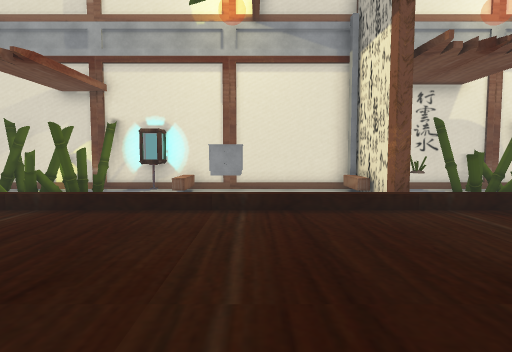
View 1 (above)

16 first-person views from a walk through a Unity game level. The camera is 1.4 m above the floor, tilts 4° down and sees 75° across. Doors are open. The floor is counted in squares, 1 m on a side. Each view is taken from the middle of a square. On the plan, view 1 faces up. The plan holds only what a view shows up to about 15 squares ahead; the rest is blank. The place goes on beyond the plan. The player character is not drawn. Some animated figures are left out.

View 2
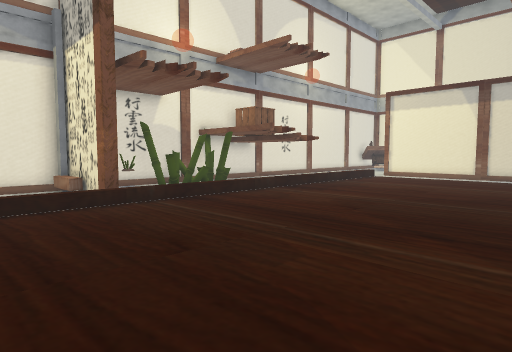

View 3
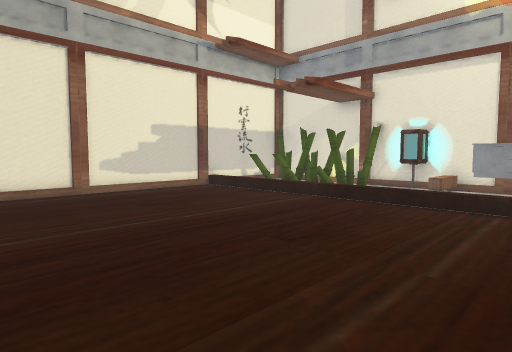

View 4
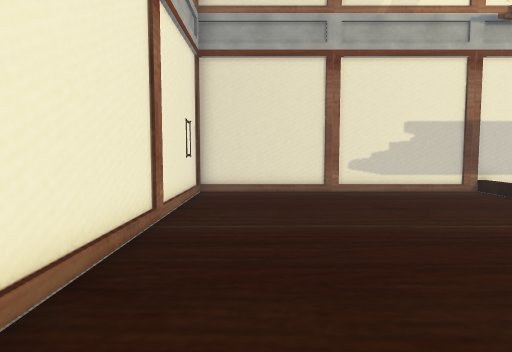

View 5
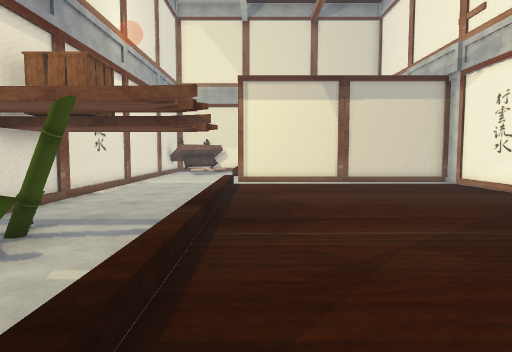

View 6
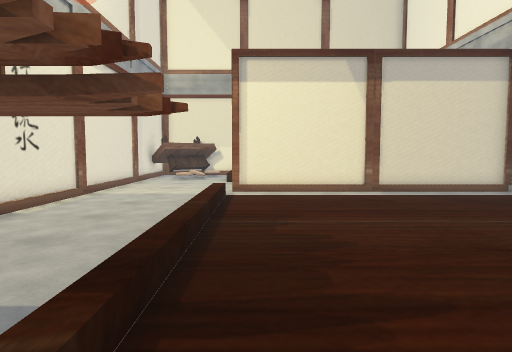

View 7
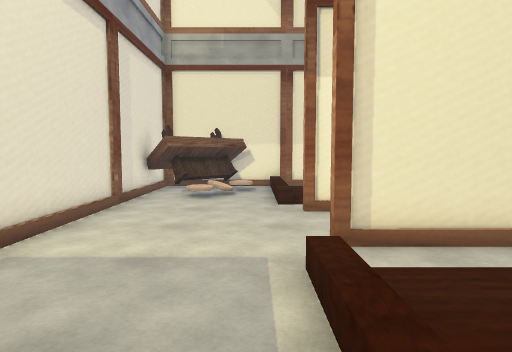

View 8
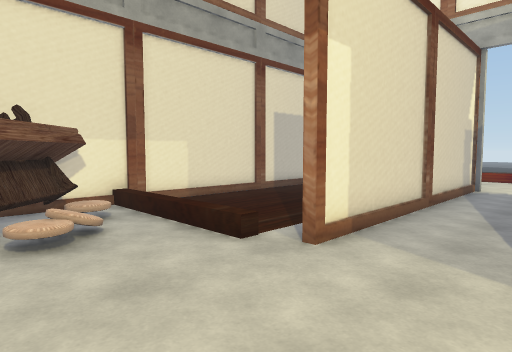

View 9
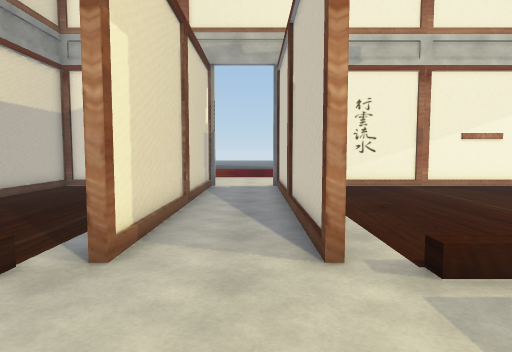

View 10
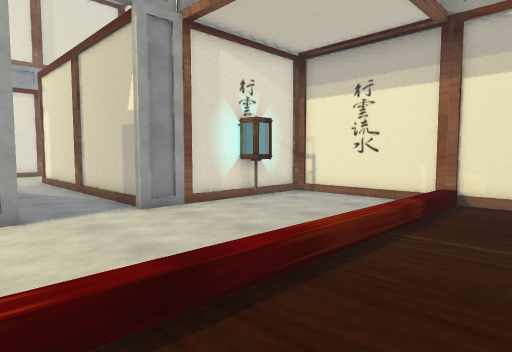

View 11
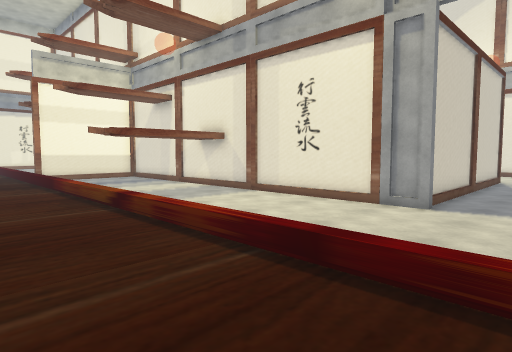

View 12
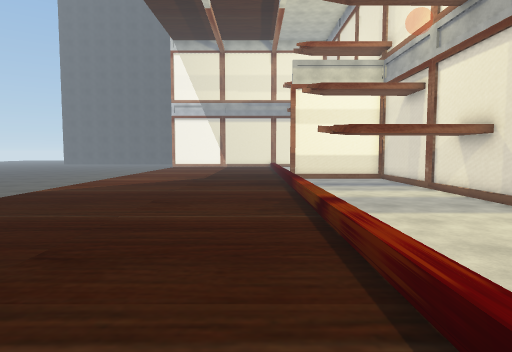

View 13
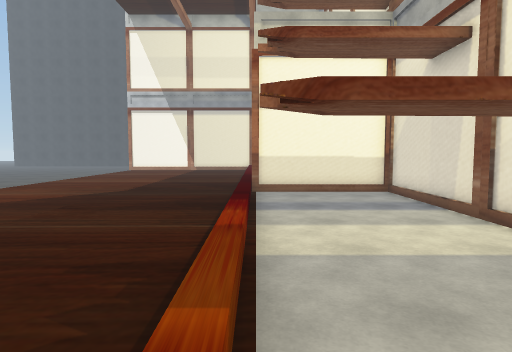

View 14
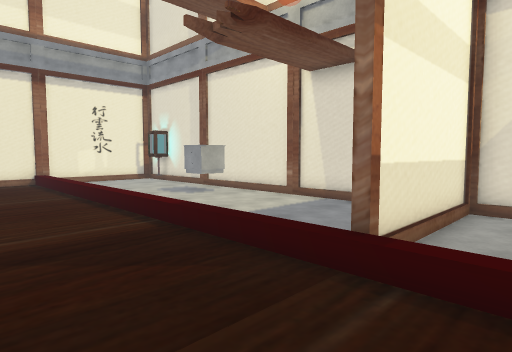

View 15
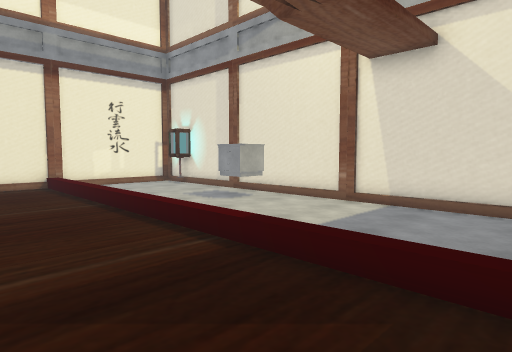

View 16
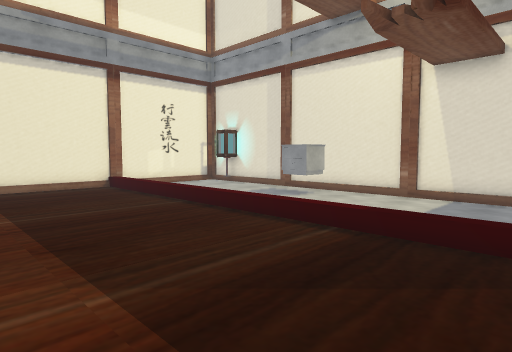

### Floor plan
Key: @ floor where view 1 was taken; # wall or solid block; . floor; / step, stairs or slope; D open door; = window, fence, low wall or low ledge; R drawers; O other object.
Columns run from 11 left of view 1 to 29 right of it. Each row starts with its distance up from view 1.
 13  ######O#################################
 12  OOOOOOO=#R...=# .OOOO...............OO #
 11  OOOOOO =#R   =# OOOOO...............OOO#
 10                #  ...................OOO#
  9 #              #  ..................../O#
  8 #///////////////////////////////..//////#
  7 #..............................#..#.....#
  6 #..............................#..#.....#
  5 #..............................#..#.....#
  4 #..............................#..# ....#
  3 #..............................#..#  ...#
  2 #..............................#..#  ...#
  1 #..............................#..#   ..#
  0 #..........@...................#..#   ..#
 -1 #............ ..      .........#..#    .#
 -2 #OOD########DD###DD#############DD###OO##
 -3  O.....R.......#.....................O..#
 -4  ......R.......#........................#
 -5 #..............#........................#
 -6 #    ..........#........................#
 -7 #//////////////#////////////////////////#
 -8 #.......................................#
 -9 #.......................................#
-10 #..................................
-11 #...............................  .
-12    ............................
-13           ...................

Where each view was taken, in squares from view 1:
view 1: 0 up, 0 right, facing up
view 2: 1 down, 0 right, facing up-right
view 3: 1 down, 1 right, facing up-left
view 4: 0 up, 1 right, facing left
view 5: 7 up, 4 right, facing right
view 6: 7 up, 8 right, facing right
view 7: 9 up, 15 right, facing right
view 8: 12 up, 20 right, facing down-right
view 9: 12 up, 21 right, facing down
view 10: 10 down, 19 right, facing up-right
view 11: 11 down, 23 right, facing up-left
view 12: 9 down, 22 right, facing left
view 13: 7 down, 16 right, facing left
view 14: 11 down, 6 right, facing up-left
view 15: 11 down, 4 right, facing up-left
view 16: 13 down, 3 right, facing up-left
